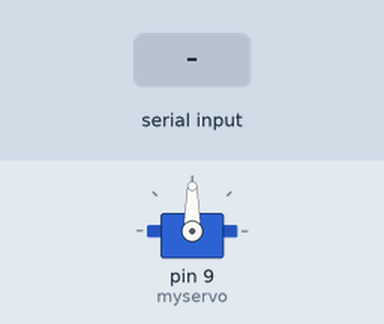
Simulated run of this sketch. Board: Arduino Uno, built with avr-gcc and run on an emulated ATmega328P. Shown: servo. The inputs (shaded band) are chosen by the test bench.

Above: at 1.2 s.
1.3 s: byte 30 received over Serial
At 1.7 s:
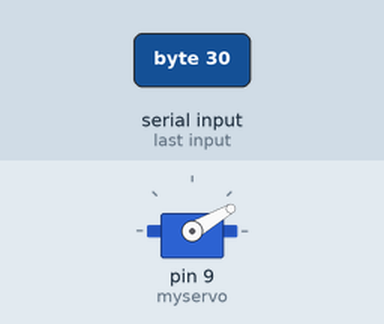
2.9 s: byte 120 received over Serial
At 4.2 s:
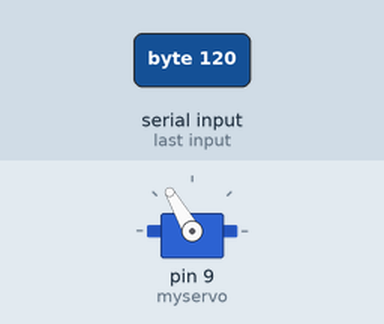
Timing chart, 0 to 5.9 s (numbered marks = the images above; inputs shaded):
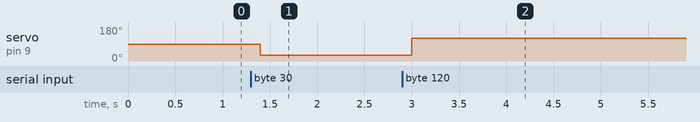

The sketch:

Desafio7.ino
```cpp
/*
 Controlling a servo position using a potentiometer (variable resistor)
 by Michal Rinott <http://people.interaction-ivrea.it/m.rinott>

 modified on 8 Nov 2013
 by Scott Fitzgerald
 http://www.arduino.cc/en/Tutorial/Knob
*/

#include <Servo.h>

Servo myservo;  // create servo object to control a servo

int potpin = 0;  // analog pin used to connect the potentiometer
int val;    // variable to read the value from the analog pin

void setup() {
  myservo.attach(9);  // attaches the servo on pin 9 to the servo object
  Serial.begin(9600);
}

void loop() {
  if (Serial.available()) {
    // get the new byte:
    int angle = (int)Serial.read();  // <--- the value 0 or 180 arrives from node.js
    // set the servo to that angle
    myservo.write(angle);
  }
  delay(100);                           // waits for the servo
}
```

Measured:
- after the input at 1.3 s, servo on pin 9 (myservo): 90° → 30° after 0.10 s
- after the input at 2.9 s, servo on pin 9 (myservo): 30° → 120° after 0.10 s
